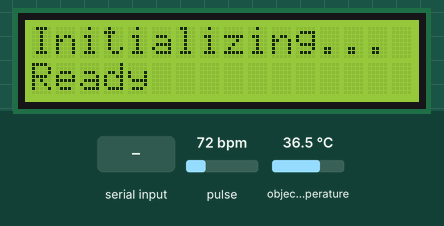
Simulated run of this sketch. Board: Arduino Uno, built with avr-gcc and run on an emulated ATmega328P. Shown: 16×2 character LCD. The test bench sets the inputs (shaded band); at power-on: pulse 72 bpm, object temperature 36.5 °C. What the sketch prints to the serial monitor is not drawn.

Above: at 1.2 s.
1.3 s: "status" received over the second serial link
At 2.4 s:
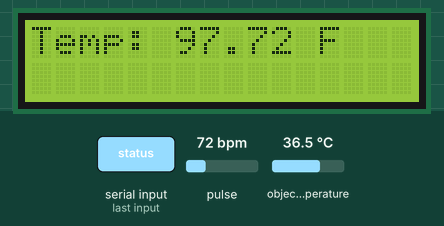
Timing chart, 0 to 4.3 s (numbered marks = the images above; inputs shaded):
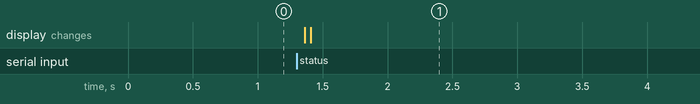

The sketch:

combine.ino
```cpp
  #include <Wire.h>
  #include <LiquidCrystal.h>
  #include <SoftwareSerial.h>
  #include "MAX30100_PulseOximeter.h"
  #include <Adafruit_MLX90614.h>

  #define REPORTING_PERIOD_MS 1000

  LiquidCrystal lcd(7, 6, 5, 4, 3, 2);
  SoftwareSerial BTSerial(10, 11);
  PulseOximeter pox;
  Adafruit_MLX90614 mlx = Adafruit_MLX90614();

  bool showTemperature = false;
  bool showReport = false;
  unsigned long lastReportTime = 0;
  int hrReadings[25];
  int spo2Readings[25];
  int count = 0;
  bool sensorStopped = false;

  void onBeatDetected() {
      if (count < 25) {
          hrReadings[count] = pox.getHeartRate();
          spo2Readings[count] = pox.getSpO2();
          count++;
      }
      if (count == 25) {
          sensorStopped = true;
          pox.shutdown();  // Stop the sensor
      }
  }

  void setup() {
      Serial.begin(9600);
      BTSerial.begin(9600);
      Wire.begin();

      lcd.begin(16, 2);
      lcd.setCursor(0, 0);
      lcd.print("Initializing...");

      if (!pox.begin()) {
          Serial.println("MAX30100 failed!");
          lcd.setCursor(0, 1);
          lcd.print("Sensor Error!");
          while (1);
      }
      Serial.println("MAX30100 Initialized");
      lcd.setCursor(0, 1);
      lcd.print("Ready");

      pox.setIRLedCurrent(MAX30100_LED_CURR_27_1MA);
      pox.setOnBeatDetectedCallback(onBeatDetected);

      if (!mlx.begin()) {
          Serial.println("MLX90614 failed!");
          lcd.setCursor(0, 1);
          lcd.print("Temp Sensor Err");
          while (1);
      }
      lcd.setCursor(0, 1);
      lcd.print("Ready");
  }

  bool alertTriggered = false; // Flag to ensure alert prints only once

  void loop() {
      if (!sensorStopped) {
          pox.update();
      }

      if (BTSerial.available()) {
          String receivedText = "";
          while (BTSerial.available()) {
              receivedText += (char)BTSerial.read();
              delay(10);
          }
          receivedText.trim();

          lcd.clear();
          lcd.setCursor(0, 0);

          if (receivedText.equalsIgnoreCase("status")) {
              showTemperature = true;
              showReport = false;
          } else if (receivedText.equalsIgnoreCase("report")) {
              showTemperature = false;
              showReport = true;
              count = 0;
              sensorStopped = false;  // Reset for new readings
              alertTriggered = false; // Reset alert flag for new session
              lcd.clear();
              lcd.setCursor(0, 0);
              lcd.print("Calculating...");
              pox.begin(); // Restart the sensor
          } else {
              showTemperature = false;
              showReport = false;
              lcd.print(receivedText.substring(0, 16));
              if (receivedText.length() > 16) {
                  lcd.setCursor(0, 1);
                  lcd.print(receivedText.substring(16, 32));
              }
          }
      }

      if (showReport && sensorStopped) {  // Ensure report is shown only after stopping
          lcd.clear();
          lcd.setCursor(0, 0);
          lcd.print("SpO2: ");
          lcd.print(spo2Readings[10]);
          lcd.print("%");
          lcd.setCursor(0, 1);
          lcd.print("BPM: ");
          lcd.print(hrReadings[10]);

          // Only print alert once
          if (!alertTriggered && (hrReadings[10] > 100 || hrReadings[10] < 60 || spo2Readings[10] < 95)) {
              Serial.println("ALERT1");
              alertTriggered = true; // Prevent multiple alerts
          }

          BTSerial.print("spo2: " + String(spo2Readings[10]) + "% BPM: " + String(hrReadings[10]));
          delay(5000);
      }

      if (showTemperature) {
          Wire.end();
          delay(10);
          Wire.begin();

          float tempF = mlx.readObjectTempF();
          lcd.clear();
          lcd.setCursor(0, 0);
          lcd.print("Temp: ");
          lcd.print(tempF);
          lcd.print(" F");

          if (tempF > 100.0){
            Serial.println("ALERT");
          }

          if (tempF > 100.0) {
              BTSerial.print("High temperature: " + String(tempF) + " F");
          } else {
              BTSerial.print("Normal temperature: " + String(tempF) + " F");
          }

          delay(5000);
      }
  }
```

Measured:
- after the input at 1.3 s, the display: first changes after 0.06 s (image 1 shows a later state)
